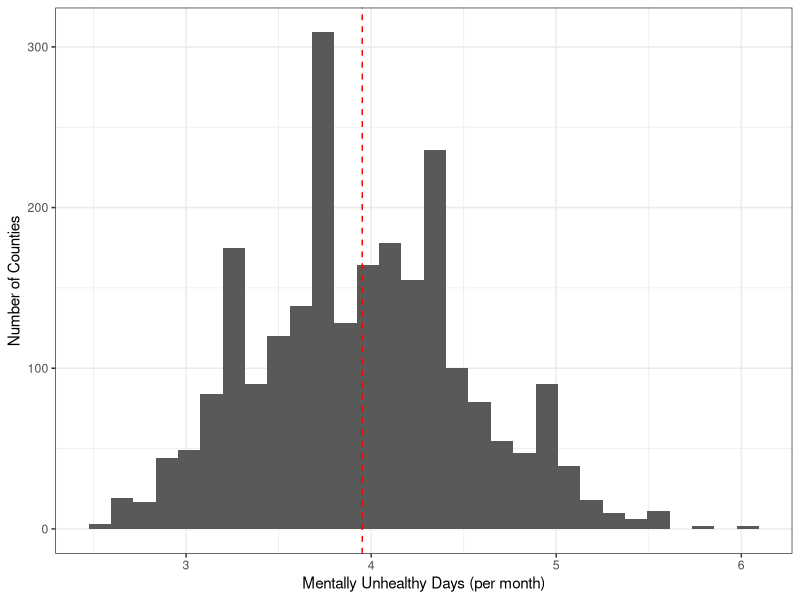

Write the R code that produced this figure. (Note: this script raises an error after producing the figure.)
# load libraries
library(kableExtra)                     # for printing tables
library(cowplot)                        # for side by side plots
library(lubridate)                      # for dealing with dates
library(maps)                           # for creating maps
library(tidyverse)

# read in the cleaned data
mental_health = read_csv("data/clean/mental_health_clean.csv")

# to do:
# correlation plot (ggcorplot)
# create histogram of mentally_unhealthy_days and plot mean (examine bottom 5, top 5)
# pick features and explore relationship with mentally_unhealthy response
# heatmap 

# create histogram of case fatality rate
# save the mean
mean <- mean(mental_health$mentally_unhealthy_days)

# plot mentally_unhealthy days and draw line at the mean
p = mental_health %>%
  ggplot(aes(x = mentally_unhealthy_days)) + 
  geom_histogram() +
  geom_vline(xintercept = mean,
             linetype = "dashed",
             col = "red") +
  labs(x = "Mentally Unhealthy Days (per month)", 
       y = "Number of Counties") +
  theme_bw()

# save the histogram
ggsave(filename = "results/response-histogram.png", 
       plot = p, 
       device = "png", 
       width = 5, 
       height = 3)

# examine top 10 counties by case fatality rate
covid_data %>% 
  select(county, state, case_fatality_rate) %>%
  arrange(desc(case_fatality_rate)) %>%
  head(10) %>%
  write_tsv("results/top-10-counties-data.tsv")

# create a heatmap of case fatality rate across the U.S.
View(mental_health)
p2 = map_data("county") %>%
  as_tibble() %>% 
  left_join(mental_health %>% 
              rename(region = state, 
                     subregion = name,
                     `Mentally Unhealthy Days` = mentally_unhealthy_days) %>% 
              mutate(region = str_to_lower(region), 
                     subregion = str_to_lower(subregion)), 
            by = c("region", "subregion")) %>%
  ggplot() + 
  geom_polygon(data=map_data("state"), 
               aes(x=long, y=lat, group=group),
               color="black", fill=NA,  size = 1, alpha = .3) + 
  geom_polygon(aes(x=long, y=lat, group=group, fill = `Mentally Unhealthy Days`),
               color="darkblue", size = .1) +
  scale_fill_gradient(low = "blue", high = "red") +
  theme_void()

p3 = map_data("county") %>%
  as_tibble() %>% 
  left_join(health_data_clean %>% 
              rename(region = state, 
                     subregion = name,
                     `Mentally Unhealthy Days` = `Mentally Unhealthy Days`) %>% 
              mutate(region = str_to_lower(region), 
                     subregion = str_to_lower(subregion)), 
            by = c("region", "subregion")) %>%
  ggplot() + 
  geom_polygon(data=map_data("state"), 
               aes(x=long, y=lat, group=group),
               color="black", fill=NA,  size = 1, alpha = .3) + 
  geom_polygon(aes(x=long, y=lat, group=group, fill = `Mentally Unhealthy Days`),
               color="darkblue", size = .1) +
  scale_fill_gradient(low = "blue", high = "red") 

p3
ggsave(filename = "results/response-map.png", 
       plot = p, 
       device = "png", 
       width = 7, 
       height = 4)
